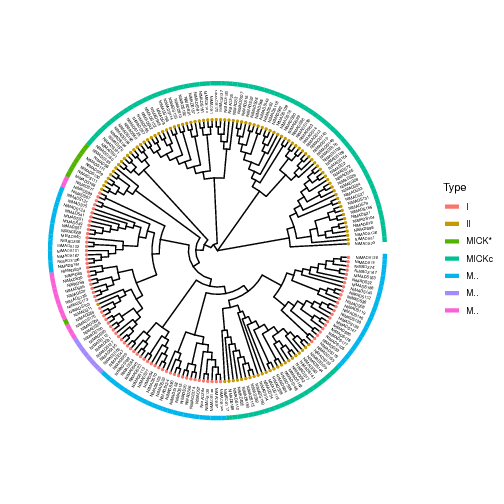

Write R code to recreate this figure.
#!/usr/bin/Rscript
# Title     : TreePlot.R
# Objective : Phylogenetic Tree Plot
# Created by: MingJia
# Created on: 2021/5/10
options(warn = -1)
suppressPackageStartupMessages({
  library(optparse)
  library(ggplot2)
  library(ggtree)
  library(yaml)
  library(stringr)
  library(dplyr)
  library(funr)
  library(logging)
})
basicConfig()

#### Some Functions ####
plot_tree <- function(obj,
                      branch.length = NULL,
                      layout = "circular",
                      tree.size = 2,
                      tiplap.size = 1.5,
                      tiplap.hjust = -.3,
                      ...) {
  p <- ggtree(obj,
              branch.length = branch.length,
              layout = layout,
              size = tree.size) +
    geom_tiplab(hjust = tiplap.hjust,
                size = tiplap.size) +
    geom_treescale(0, 0)
  return(p)
}

add_tippoint <- function(obj.ggplot,
                         color = NULL,
                         size = 1.5,
                         ...) {
  p <- obj.ggplot +
    geom_tippoint(size = size,
                  aes_string(col = color))
  return(p)
}

add_cladeline <- function(obj.ggplot,
                          color = NULL,
                          size = 2,
                          offset = 1,
                          ...) {
  data <- obj.ggplot$data %>%
    as.data.frame() %>%
    filter(isTip == "TRUE")
  p <- obj.ggplot +
    geom_segment(
      data = data,
      size = size,
      aes(
        x = x + offset,
        xend = x + offset,
        y = y,
        yend = y + 1,
        color = data[, color]
      )
    ) +
    scale_linetype_manual(values = 1, name=color,label="BESE PLOTS LOCATION")
  return(p)
}


########################


option_list <- list(
  make_option(c("--tree"),
              type = "character",
              help = "The tree file to plot"),
  make_option(c("--yaml"),
              type = "character",
              help = "The yaml config file for Phylogenetic tree"),
  make_option(c("--annot"),
              type = "character",
              help = "The annot file used to modify the tree"),
  make_option(c("--tippoint"),
              type = "character",
              help = "The column name to regard as tippoint color in annot file"),
  make_option(c("--cladeline"),
              type = "character",
              help = "The column name to regard as cladeline color in annot file"),
  make_option(c("--layout"),
              type = "character",
              help = "The layout for the tree"),
  make_option(c("--fontsize"),
              type = "character",
              help = "The text font size for species name"),
  make_option(c("-p", "--prefix"),
              type = "character",
              default = "result",
              help = "The out prefix[default= %default]"),
  make_option(c("--convert"),
              type = "character",
              default = "/usr/bin/convert",
              help = "The convert program to convert pdf to png[default= %default]")
)
opts <- parse_args(
  OptionParser(
    usage = "%prog[options]",
    option_list = option_list,
    description = "\nScript of Phylogenetic Tree plot"
  ),
  positional_arguments = F
)


#### Some Functions ####
########################
loginfo("Load the yaml file %s", opts$yaml)
if (is.null(opts$yaml)) {
  BIN <- dirname(sys.script())
  opts$yaml <- str_c(BIN, "PhyTree.yml", sep = "/")
}
config <- yaml.load_file(opts$yaml)
if (is.null(config$tree$brach.length)) {
  config$tree$brach.length <- "none"
}
if (!is.null(opts$layout)) {
  config$tree$layout <- opts$layout
}

if (!is.null(opts$fontsize)) {
  config$tiplab$size <- as.double(opts$fontsize)
}

loginfo("Load the tree file %s", opts$tree)
tree <- read.tree(opts$tree)

loginfo("Draw the tree")
p <- plot_tree(
  tree,
  branch.length = config$tree$brach.length,
  layout = config$tree$layout,
  tree.size = config$tree$size,
  tiplap.size = config$tiplab$size,
  tiplap.hjust = config$tiplab$hjust
)

if (!is.null(opts$annot)) {
  loginfo("Load the annotation file %s", opts$annot)
  annot <- read.table(opts$annot,
                      sep = "\t",
                      header = 1,
                      check.names = F)
  p <- p %<+% annot
  if (!is.null(opts$tippoint)) {
    loginfo("Add tip point")
    p <- add_tippoint(p,
                      color = opts$tippoint,
                      size = config$tippoint$size)
  }
  if (!is.null(opts$cladeline)) {
    loginfo("Add clade line")
    p <- add_cladeline(
      p,
      color = opts$cladeline,
      size = config$cladeline$size,
      offset = config$cladeline$offset
    )
  }
}

p <- p + theme_tree()
loginfo("Save the plot")
file_pdf <- str_c(opts$prefix, "pdf", sep = '.')
ggsave(file_pdf, p, limitsize = FALSE)
file_png <- str_c(opts$prefix, "png", sep = '.')
system(str_c(opts$convert, "-density 300 -colorspace RGB", file_pdf, file_png, sep = " "))